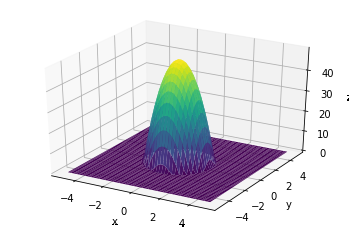
#> input picture 5 Visualization for science topics/Images/0.png, 349 x 231 px; its folder holds only this picture in this run
$ jupyter execute --allow-errors Visualization_for_sciences_topic.ipynb   (shell and % lines are left out)
#> lines starting #> are read from the running program, lines starting #| are printed output that depends on the picture
## Introduction

In this lab session, we will explore about visualization for sciences topic. More spesifically, we will learn about Heat Equation problem, how to visualize the heat equation on 2D and 3D, and how to render collection of figures to be video.

## Table of Contents

<div class="alert alert-block alert-info" style="margin-top: 20px">

1. Heat Equation<br>
2. 2D Visualization of Heat Equation<br>
3. 3D Visualization of Heat Equation <br>
4. Renreding Figures to Video <br>
</div>
<hr>

## Heat Equation

The heat equation is an important partial differential equation (PDE) which describes the distribution of heat (or variation in temperature) in a given
region over time. For better understanding, it is very important that we understand the difference between heat and temperature.

Heat is a process of energy transfer as a result of temperature difference between the two points. Thus, the term 'heat' is used to describe the energy transferred through the heating process. Temperature, on the other hand, is a physical property of matter that describes the hotness or coldness of an object or environment. Therefore, no heat would be exchanged between bodies of the same temperature.

The heat equation is a parabolic partial differential equation that describes the distribution of heat (or variation in temperature) in a given region over time. For a function (x,y,z,t) of three spatial variables (x,y,z) (see Cartesian coordinates) and the time variable t, the heat equation is:

\begin{equation*}
    \frac{\partial u}{\partial t} - \alpha \left(\frac{\partial^2 u}{\partial x^2} + \frac{\partial^2 u}{\partial y^2} + \frac{\partial^2 u}{\partial z^2} \right) = 0
\end{equation*}

More generally in any coordinate system :

\begin{equation*}
\frac{\partial u}{\partial t} - \alpha \nabla^2 u = 0
\end{equation*}

Where α is a positive constant, and Δ or ∇$^2$  denotes the Laplace operator. In the physical problem of temperature variation, u(x,y,z,t) is the temperature and α is the thermal diffusivity. For the mathematical treatment it is sufficient to consider the case α = 1.

### Heat Equation in 1D

The heat equation in one dimension is written as the following:

\begin{equation*}
\frac{\partial u}{\partial t} = \alpha \left( \frac{\partial^2 u}{\partial x^2} \right)
\end{equation*}

where U (x; t) is a function of temperature.
In this case we can think of a one dimensional rectangular thin wire with length x.
Ignore the width and height dimensionality. The one end of the length of the wire is set at 0$^{\circ}$  whereas the other end is set at 0$^{\circ}$ C. These are its boundary conditions. We also need to
specify the temperature at every position on the wire at time; t$_0$; (the initial conditions). To
4
solve this one-dimensional heat problem, we need to transform the above heat equation into
an explicit method using the second-order central Finite Difference Method.

Therefore,
explicitly we can write the one dimensional heat equation as:

\begin{equation*}
\frac{u_j^{n+1} - u_j^n}{\Delta t} = \alpha \left( \frac{u_{j+1,n} - 2u_{j,n} + u_{j-1,n}}{\Delta x^2} \right)
\end{equation*}

The value should be much smaller than 1, other-wise you get unexpected errors.
In this case, we assume that is a constant although later we are going to see that alpha could
be de ned as a function that depends on space. As we can see, the heat equation in 1-D
explicit form is straight forward because the right hand side has only one term.

### Heat Equation in 2D

The heat equation in two dimension is written as the following:

\begin{equation*}
\frac{\partial u}{\partial t} = \alpha \left( \frac{\partial^2 u}{\partial x^2} + \frac{\partial^2 u}{\partial y^2} \right)
\end{equation*}

where u is the temperature at position (x, y) and time t, moreover D
is conductivity equation.

The illustration of domain is given as follows:
<center> </center>

Figure : 2D domain with internal domain is denoted by $\Omega$ and boundary with $\partial \Omega$

<center> </center>

Before we elaborates numerical method for transport equation, then let’s
consider the following discrete properties:
* Assume that our spatial domain is in [0, Lx ]×[Ly ]. If spatial domain is divided by Nx and Ny points, then spatial space for x and y direction
are given by ∆x = Lx/Nx and ∆y = Ly /Ny. Thus xi = i × ∆x and yi = i × ∆y are the points at index i where i ∈ {0, 1, · · · , N}.
* Assume that our time domain is in [0,Tfin]. Similar to spatial domain,
if time domain is divided by ∆t = Tfin/(T − 1) time step, then
$t^n$ = n × ∆t with n ∈ {0, 1, · · · ,T} is time at point n.

Then using finite difference method from Taylor expansion, we have:

\begin{align}
&\frac{u^{n+1}_{i,j} - u^{n}_{i,j}}{\Delta t} = \mu \left( \frac{u^n_{i+1,j} -2u^n_{i,j} + u^n_{i-1,j}}{\Delta x^2} + \frac{u^{n}_{i,j+1} - 2u^{n}_{i,j} + u^{n}_{i,j-1}}{\Delta y^2} \right),\\
&u_{i,j}^0=f(x_i,x_j,0), \\
&\{u_{i,j}^n\}_{j=0,M_y} =0,  \\
&\{u_{i,j}^n\}_{i=0,M_x} =0,
\end{align}

Furthermore, the algorithm of 2d Visualization of Heat Equation is described by the figure below:

<center> </center>

### 2D Visualization

Please solve the heat equation

\begin{equation*}
    \frac{\partial u}{\partial t} = D \left(\frac{\partial^2 u}{\partial x^2} + \frac{\partial^2 u}{\partial y^2} \right)
\end{equation*}

and the initial density of vehicle on domain $[0,Lx]\times[0,Ly]$,

\begin{equation*}
    u(x,y,0)=\nu(x,y)= \max(0, -10(x^2 +y^2) + 50)
\end{equation*}

Moreover, let use $N_x = N_y =50$, $T=101$, $D=1$, $L_x=L_y=10$. And please use Dirichlet boundary condition for boundary.

Plot the plot at final time $Tfin= 0.25$, $Tfin= 0.5$ and $Tfin= 1$

The initial condition can be seen in the following Figure
<center> </center>

Setup and initial condition

[cell 1]
import numpy as np
from mpl_toolkits.mplot3d import Axes3D
import matplotlib.pyplot as plt


def nu(x, y):
    return max(0,(-10*((x**2)+(y**2)))+50)

Lx = 10
Ly = 10

Nx = 50
Ny = 50

D = 1

x = np.linspace(-5,5,Nx) #for plot purpose
y = np.linspace(-5,5,Ny) #for plot purpose
X,Y = np.meshgrid(x,y)
dx =  Lx / Nx
dy = Ly / Ny
print("dx = ",dx)
print("dy = ",dy)

T =  101
Tfin =  0.5
dt = Tfin/(T-1)
print("dt = ",dt)

#Initial condition
u = np.zeros((Nx,Ny))
u_n = np.zeros((Nx,Ny))

#setting initial condition u
for i in range(0,Nx):
  for j in range(0,Ny):
    u[i][j] = nu(x[i],y[j])

#print(rho)

fig = plt.figure()
ax = fig.add_subplot(111, projection='3d')
ax.plot_surface(X, Y, u, rstride=1, cstride=1, cmap='viridis', edgecolor='none')
ax.set_xlabel('x')
ax.set_ylabel('y')
ax.set_zlabel('z')
plt.show()
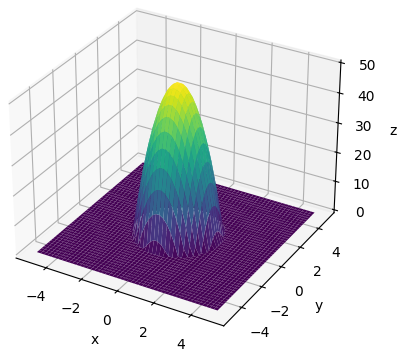
#> figure drawn by matplotlib, 1 panel

cp = plt.contourf(X, Y, u)
plt.colorbar(cp)
plt.show()
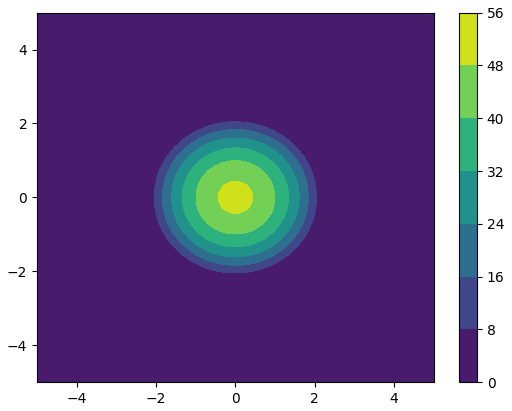
#> figure drawn by matplotlib, 2 panels

Loop process

[cell 2]
time =0
while(time <=Tfin):
  time = time + dt
  for i in range(0,Nx-1):
    for j in range(0,Ny-1):
      u_n[i][j] = u[i][j] + (D*dt/dx**2)*((u[i+1][j]-2*u[i][j]+u[i-1][j]) + (D*dt/dy**2)*(u[i][j+1]-2*u[i][j]+u[i][j-1]))

  #boundary
  for i in range(0,Nx):
     u_n[i][0] = 0
     u_n[i][Ny-1] = 0
  for j in range(0,Ny):
     u_n[0][j] = 0
     u_n[Nx-1][j] = 0
  u = u_n

fig = plt.figure()
ax = fig.add_subplot(111, projection='3d')
ax.plot_surface(X, Y, u, rstride=1, cstride=1, cmap='viridis', edgecolor='none')
ax.set_xlabel('x')
ax.set_ylabel('y')
ax.set_zlabel('z')
ax.set(xlim=(-5, 5), ylim=(-5, 5), zlim=(0,50))
plt.show()
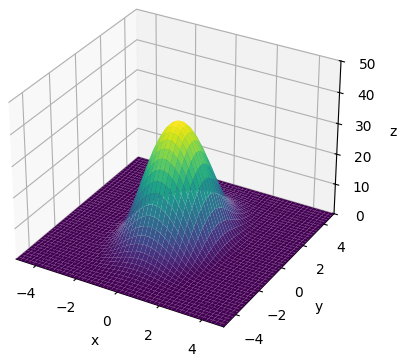
#> figure drawn by matplotlib, 1 panel
plt.savefig("aa.png")

cp = plt.contourf(X, Y, u)
plt.colorbar(cp)
plt.show()
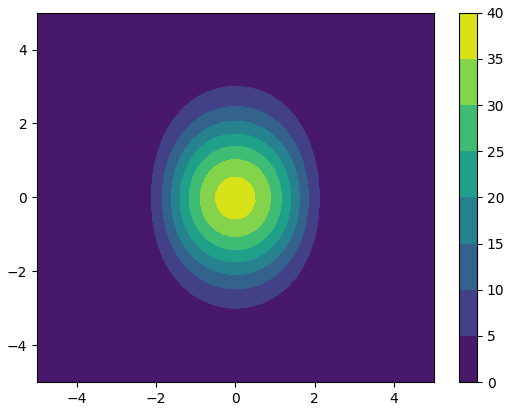
#> figure drawn by matplotlib, 2 panels

### Heat Equation in 3D

The heat equation in two dimension is written as the following:

\begin{equation*}
\frac{\partial u}{\partial t} = \alpha \left( \frac{\partial^2 u}{\partial x^2} + \frac{\partial^2 u}{\partial y^2} +  \frac{\partial^2 u}{\partial z^2} \right)
\end{equation*}

where u is the temperature at position (x, y) and time t, moreover D
is conductivity equation.

Then using finite difference method from Taylor expansion, we have:

\begin{align}
&\frac{u^{n+1}_{i,j} - u^{n}_{i,j}}{\Delta t} = \mu \left( \frac{u^n_{i+1,j} -2u^n_{i,j} + u^n_{i-1,j}}{\Delta x^2} + \frac{u^{n}_{i,j+1} - 2u^{n}_{i,j} + u^{n}_{i,j-1}}{\Delta y^2} + \frac{u^{n}_{i,j+1} - 2u^{n}_{i,j} + u^{n}_{i,j-1}}{\Delta z^2} \right)
\end{align}

[cell 3]
from mpl_toolkits import mplot3d
import matplotlib.pyplot as plt
import numpy as np
from numpy import sin, cos, pi

# Set the object axes for 3D plot
fig = plt.figure()
ax = plt.axes(projection='3d')

# Create data for a three-dimensional line
s =  np.linspace(0,15,1000)
x =  np.sin(s)
y =  np.cos(s)
ax.plot3D(x, y, s, 'red', linewidth=3)
plt.show()
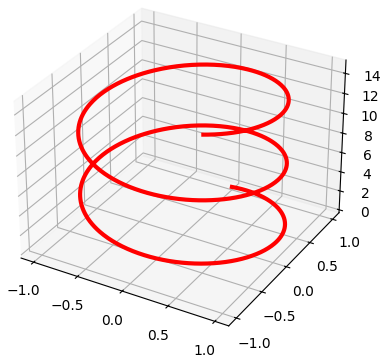
#> figure drawn by matplotlib, 1 panel

[cell 4]
def f(x, y):
   return sin(x)**2 + cos(10 + y) * cos(x)

#create an object figure and axes.
fig = plt.figure(figsize=(8, 6))
ax = plt.axes(projection='3d')

# Generating data points (X,Y) using meshgrid and compute f(X,Y)=Z, such that
# we have 3D data points (X,Y,Z) to create the surface of function f(x,y).
x = np.linspace(-5,5,Nx) #for plot purpose
y = np.linspace(-5,5,Ny) #for plot purpose
X,Y = np.meshgrid(x,y)
dx =  Lx / Nx
dy = Ly / Ny
print("dx = ",dx)
print("dy = ",dy)


# Plot a basic wireframe by using 'plot_wireframe'
#> (the rest of this cell did not finish here and is left out)

[cell 5]
def f(x, y):
    return  sin(np.sqrt(x**2 + y**2))

x = np.linspace(-5,5,Nx) #for plot purpose
y = np.linspace(-5,5,Ny) #for plot purpose

fig = plt.figure()

# Generating data points (X,Y) using meshgrid and compute f(X,Y)=Z, such that
# we have 3D data points (X,Y,Z) to create the surface of function f(x,y).
X, Y = np.meshgrid(x, y)
Z = f(X, Y)

# Create axes object and plot the surface using "plot_surface".
ax = plt.axes(projection='3d')
ax.plot_surface(X, Y, Z, rstride=1, cstride=1, cmap='viridis', edgecolor='none')
ax.set_xlabel('X')
ax.set_ylabel('Y')
ax.set_zlabel('Z')
ax.set_title('Heat Equation in 3D');
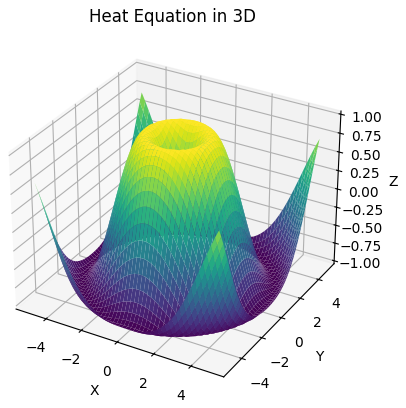
#> figure drawn by matplotlib, 1 panel

[cell 6]
## Rotate
ax.view_init(60, 35)
fig

### Rendering Collection of Figures to be Video

We shall go through two examples. The first one reads images from the file system and creates a video. The second example creates a video directly from the programmatically generated numpy arrays.

To create a video from Image Arrays, follow the below sequence of steps.

1. Initialize a Video Writer with the following items specified.
  * Output Video File Name
  * fourcc code that specifies the codec
  * Number of Frames per Second
  * Video Frame Size
2. Write each image array to the Video Writer object.
3. Release the Video Writer.

Example 1: Create Video from Images in a Folder

In this example, we shall read images, present in a folder, one by one. Then we shall use Video Writer to write each image, in a loop, to the video output file.

[cell 7]
import cv2
import numpy as np
import glob
import os

[cell 8]
from google.colab import drive

#drive.mount('/content/gdrive', force_remount=True)

[cell 9]
img_array = []
for filename in glob.glob('gdrive/My Drive/Colab Notebooks/Images/*.png'):
    img = cv2.imread(filename)
#> img is the input picture: shape (231, 349, 3); mean B, G, R 227, 221.8, 222.6
    print(img.shape)
#| (231, 349, 3)
    height, width, layers = img.shape
#> height = 231; width = 349; layers = 3
    size = (width,height)
#> size = (349, 231)
    img_array.append(img)


out = cv2.VideoWriter('project.avi',cv2.VideoWriter_fourcc(*'DIVX'), 1, size)

for i in range(len(img_array)):
    out.write(img_array[i])
#> this loop made 1 pass
out.release()
